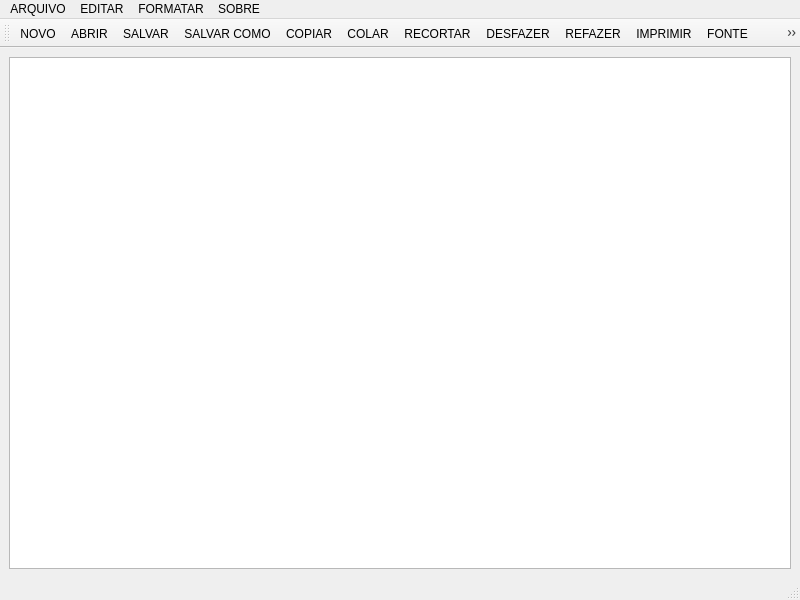
<?xml version="1.0" encoding="UTF-8"?>
<ui version="4.0">
 <class>MainWindow</class>
 <widget class="QMainWindow" name="MainWindow">
  <property name="geometry">
   <rect>
    <x>0</x>
    <y>0</y>
    <width>800</width>
    <height>600</height>
   </rect>
  </property>
  <property name="windowTitle">
   <string>MainWindow</string>
  </property>
  <property name="unifiedTitleAndToolBarOnMac">
   <bool>false</bool>
  </property>
  <widget class="QWidget" name="centralwidget">
   <layout class="QGridLayout" name="gridLayout">
    <item row="0" column="0">
     <widget class="QTextEdit" name="textEdit">
      <property name="font">
       <font>
        <pointsize>12</pointsize>
       </font>
      </property>
     </widget>
    </item>
   </layout>
  </widget>
  <widget class="QMenuBar" name="menubar">
   <property name="geometry">
    <rect>
     <x>0</x>
     <y>0</y>
     <width>800</width>
     <height>21</height>
    </rect>
   </property>
   <widget class="QMenu" name="menuARQUIVO">
    <property name="title">
     <string>ARQUIVO</string>
    </property>
    <addaction name="separator"/>
    <addaction name="actionNOVO"/>
    <addaction name="actionABRIR"/>
    <addaction name="actionSALVAR"/>
    <addaction name="actionSALVAR_COMO"/>
    <addaction name="separator"/>
    <addaction name="actionIMPRIMIR"/>
    <addaction name="separator"/>
    <addaction name="actionFECHAR"/>
   </widget>
   <widget class="QMenu" name="menuEDITAR">
    <property name="title">
     <string>EDITAR</string>
    </property>
    <addaction name="separator"/>
    <addaction name="actionDESFAZER"/>
    <addaction name="actionREFAZER"/>
    <addaction name="separator"/>
    <addaction name="actionCOPIAR"/>
    <addaction name="actionCOLAR"/>
    <addaction name="actionRECORTAR"/>
   </widget>
   <widget class="QMenu" name="menuSOBRE">
    <property name="title">
     <string>SOBRE</string>
    </property>
   </widget>
   <widget class="QMenu" name="menuFORMATAR">
    <property name="title">
     <string>FORMATAR</string>
    </property>
    <addaction name="actionFONTE"/>
    <addaction name="actionCOR"/>
    <addaction name="actionCOR_DE_FUNDO"/>
   </widget>
   <addaction name="menuARQUIVO"/>
   <addaction name="menuEDITAR"/>
   <addaction name="menuFORMATAR"/>
   <addaction name="menuSOBRE"/>
  </widget>
  <widget class="QStatusBar" name="statusbar"/>
  <widget class="QToolBar" name="toolBar">
   <property name="windowTitle">
    <string>toolBar</string>
   </property>
   <attribute name="toolBarArea">
    <enum>TopToolBarArea</enum>
   </attribute>
   <attribute name="toolBarBreak">
    <bool>false</bool>
   </attribute>
   <addaction name="actionNOVO"/>
   <addaction name="actionABRIR"/>
   <addaction name="actionSALVAR"/>
   <addaction name="actionSALVAR_COMO"/>
   <addaction name="actionCOPIAR"/>
   <addaction name="actionCOLAR"/>
   <addaction name="actionRECORTAR"/>
   <addaction name="actionDESFAZER"/>
   <addaction name="actionREFAZER"/>
   <addaction name="actionIMPRIMIR"/>
   <addaction name="actionFONTE"/>
   <addaction name="actionCOR"/>
   <addaction name="actionCOR_DE_FUNDO"/>
   <addaction name="actionFECHAR"/>
  </widget>
  <action name="actionNOVO">
   <property name="icon">
    <iconset resource="icones.qrc">
     <normaloff>:/icones/icons/icons/novo.ico</normaloff>:/icones/icons/icons/novo.ico</iconset>
   </property>
   <property name="text">
    <string>NOVO</string>
   </property>
  </action>
  <action name="actionABRIR">
   <property name="icon">
    <iconset resource="icones.qrc">
     <normaloff>:/icones/icons/icons/abrir.ico</normaloff>:/icones/icons/icons/abrir.ico</iconset>
   </property>
   <property name="text">
    <string>ABRIR</string>
   </property>
  </action>
  <action name="actionSALVAR">
   <property name="icon">
    <iconset resource="icones.qrc">
     <normaloff>:/icones/icons/icons/salvar.ico</normaloff>:/icones/icons/icons/salvar.ico</iconset>
   </property>
   <property name="text">
    <string>SALVAR</string>
   </property>
  </action>
  <action name="actionSALVAR_COMO">
   <property name="icon">
    <iconset resource="icones.qrc">
     <normaloff>:/icones/icons/icons/salvarcomo.ico</normaloff>:/icones/icons/icons/salvarcomo.ico</iconset>
   </property>
   <property name="text">
    <string>SALVAR COMO</string>
   </property>
  </action>
  <action name="actionCOPIAR">
   <property name="icon">
    <iconset resource="icones.qrc">
     <normaloff>:/icones/icons/icons/copiar.ico</normaloff>:/icones/icons/icons/copiar.ico</iconset>
   </property>
   <property name="text">
    <string>COPIAR</string>
   </property>
  </action>
  <action name="actionRECORTAR">
   <property name="icon">
    <iconset resource="icones.qrc">
     <normaloff>:/icones/icons/icons/recortar.ico</normaloff>:/icones/icons/icons/recortar.ico</iconset>
   </property>
   <property name="text">
    <string>RECORTAR</string>
   </property>
  </action>
  <action name="actionCOLAR">
   <property name="icon">
    <iconset resource="icones.qrc">
     <normaloff>:/icones/icons/icons/colar.ico</normaloff>:/icones/icons/icons/colar.ico</iconset>
   </property>
   <property name="text">
    <string>COLAR</string>
   </property>
  </action>
  <action name="actionDESFAZER">
   <property name="icon">
    <iconset resource="icones.qrc">
     <normaloff>:/icones/icons/icons/desfazer.ico</normaloff>:/icones/icons/icons/desfazer.ico</iconset>
   </property>
   <property name="text">
    <string>DESFAZER</string>
   </property>
  </action>
  <action name="actionREFAZER">
   <property name="icon">
    <iconset resource="icones.qrc">
     <normaloff>:/icones/icons/icons/refazer.ico</normaloff>:/icones/icons/icons/refazer.ico</iconset>
   </property>
   <property name="text">
    <string>REFAZER</string>
   </property>
  </action>
  <action name="actionFECHAR">
   <property name="icon">
    <iconset resource="icones.qrc">
     <normaloff>:/icones/icons/icons/fechar.ico</normaloff>:/icones/icons/icons/fechar.ico</iconset>
   </property>
   <property name="text">
    <string>FECHAR</string>
   </property>
  </action>
  <action name="actionFONTE">
   <property name="icon">
    <iconset resource="icones.qrc">
     <normaloff>:/icones/icons/icons/ingeneral_thefont_13081.ico</normaloff>:/icones/icons/icons/ingeneral_thefont_13081.ico</iconset>
   </property>
   <property name="text">
    <string>FONTE</string>
   </property>
  </action>
  <action name="actionCOR">
   <property name="icon">
    <iconset resource="icones.qrc">
     <normaloff>:/icones/icons/icons/corfonte.ico</normaloff>:/icones/icons/icons/corfonte.ico</iconset>
   </property>
   <property name="text">
    <string>COR DA FONTE</string>
   </property>
  </action>
  <action name="actionCOR_DE_FUNDO">
   <property name="icon">
    <iconset resource="icones.qrc">
     <normaloff>:/icones/icons/icons/fundoFonte.ico</normaloff>:/icones/icons/icons/fundoFonte.ico</iconset>
   </property>
   <property name="text">
    <string>COR DE FUNDO</string>
   </property>
  </action>
  <action name="actionIMPRIMIR">
   <property name="icon">
    <iconset resource="icones.qrc">
     <normaloff>:/icones/icons/icons/impressora.ico</normaloff>:/icones/icons/icons/impressora.ico</iconset>
   </property>
   <property name="text">
    <string>IMPRIMIR</string>
   </property>
  </action>
 </widget>
 <resources>
  <include location="icones.qrc"/>
 </resources>
 <connections/>
</ui>
